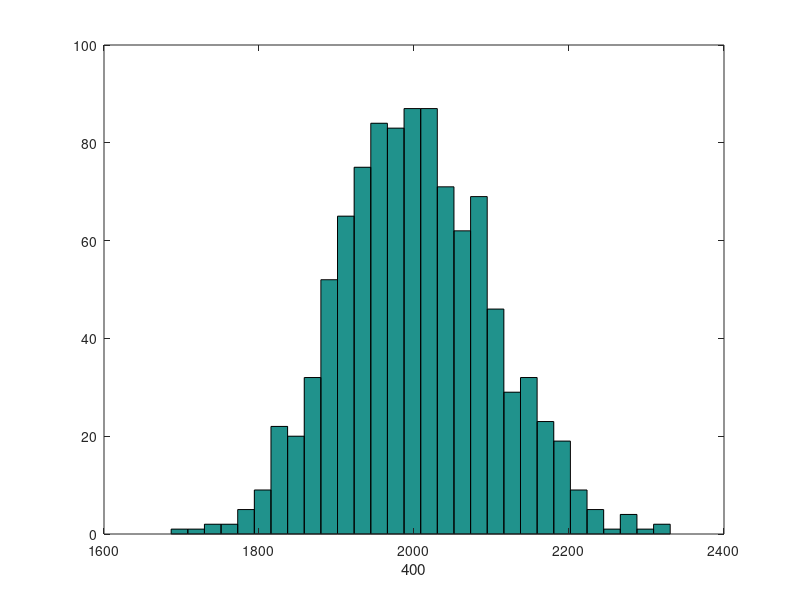

This chart was generated by the following MATLAB code:
M = 1e3;
N = 400;
mu = 5;
X = exprnd(mu, M, N);
S = cumsum(X, 2);
for k=1:N
    hist(S(:, k), 30)
    xlabel(num2str(k))
    %pause(0.1)
end
